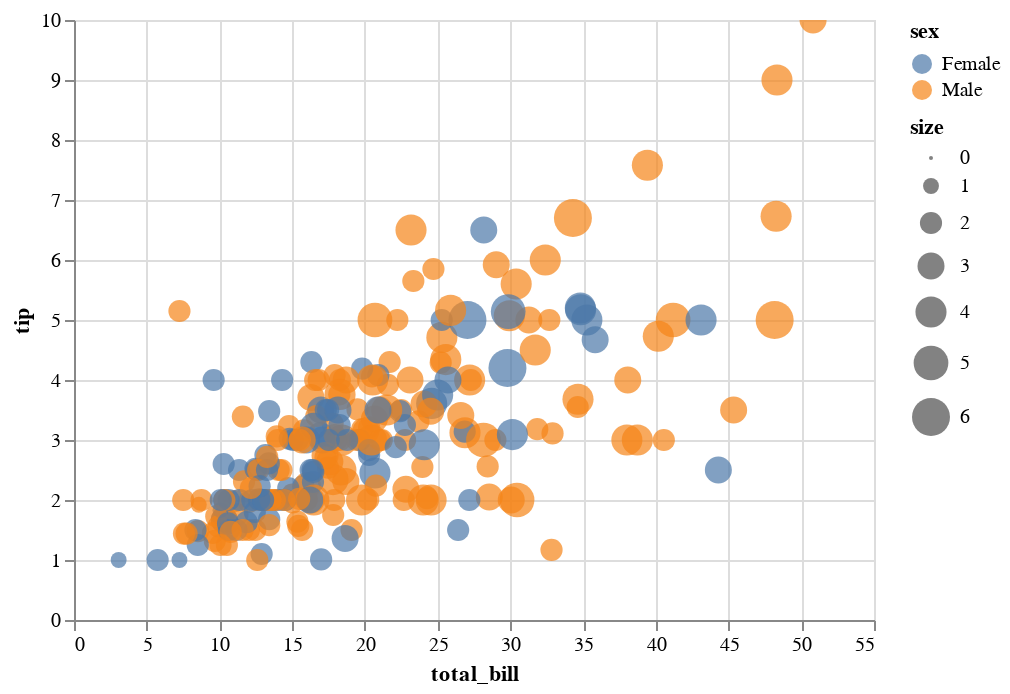

The notebook cell saved with this chart:
### Code cell
#interarctive chart of the data
int_tips = alt.Chart(data).mark_circle(filled=True).encode(
         alt.X('total_bill'),
         alt.Y('tip'),
         alt.Size('size'),
         alt.Color('sex'),
         alt.OpacityValue(0.7),
         tooltip = [alt.Tooltip('day'),
         alt.Tooltip('total_bill'),
         alt.Tooltip('tip'),
         alt.Tooltip('smoker'),
         alt.Tooltip('time'),
         alt.Tooltip('size'),
         alt.Tooltip('sex')]   
        ).interactive()

int_tips

### Figure 1 — Vega-Lite specification as saved in the notebook (floating-point values rounded to 4 significant figures; data arrays with more than 128 entries replaced by an {"elided": "..."} marker saying what was removed)
{"config": {"view": {"continuousWidth": 400, "continuousHeight": 300}}, "data": {"name": "data-362d1a3aede62850ce7cd49b1d5f5d1d"}, "mark": {"type": "circle", "filled": true}, "encoding": {"color": {"type": "nominal", "field": "sex"}, "opacity": {"value": 0.7}, "size": {"type": "quantitative", "field": "size"}, "tooltip": [{"type": "nominal", "field": "day"}, {"type": "quantitative", "field": "total_bill"}, {"type": "quantitative", "field": "tip"}, {"type": "nominal", "field": "smoker"}, {"type": "nominal", "field": "time"}, {"type": "quantitative", "field": "size"}, {"type": "nominal", "field": "sex"}], "x": {"type": "quantitative", "field": "total_bill"}, "y": {"type": "quantitative", "field": "tip"}}, "selection": {"selector008": {"type": "interval", "bind": "scales", "encodings": ["x", "y"]}}, "$schema": "https://vega.github.io/schema/vega-lite/v4.8.1.json", "datasets": {"data-362d1a3aede62850ce7cd49b1d5f5d1d": {"elided": "244 records"}}}
